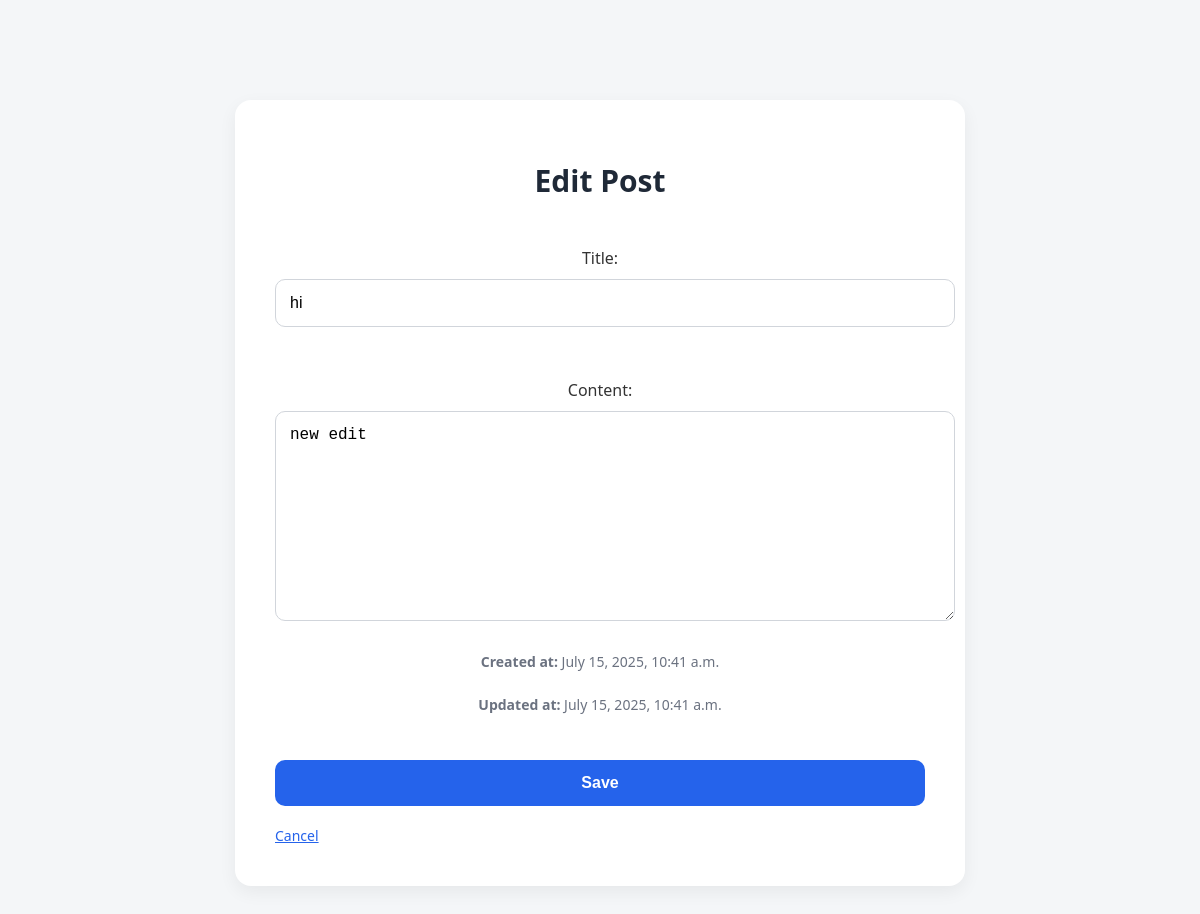
Page /post/edit/10 (signed in) on the committed database.
### blog/models.py (models this page shows, shortened)
class Post(models.Model):
    title = models.CharField(max_length=200)
    content = models.TextField()
    author = models.ForeignKey(User, on_delete=models.CASCADE)
    created = models.DateTimeField(auto_now_add=True)
    updated = models.DateTimeField(auto_now=True)

### blog/views.py (the view, shortened to what this page needs)
# urls.py: path("edit/<int:pk>",views.EditPostView.as_view(), name="edit"),
class EditPostView(LoginRequiredMixin, generic.UpdateView):
    model = Post
    fields = ['title', 'content']
    template_name = 'blog/form.html'
    def dispatch(self, request, *args, **kwargs):
        post = self.get_object()
        if post.author != request.user:
            return HttpResponse("Unauthorized", status=401)
        return super().dispatch(request, *args, **kwargs)

### blog/templates/blog/form.html (shortened to what this page needs)
{% load static %}
<!DOCTYPE html>
<html>
<head>
    <link rel="stylesheet" href="{% static 'blog/index.css' %}">
</head>
<body>
<div class="post-form">
    <h1>{% if form.instance.pk %}Edit{% else %}New{% endif %} Post</h1>
    <form method="post">
        {{ form.as_p }}
        {% if form.instance.pk %}
            {% if form.instance.created == form.instance.updated %}
                <p class="timestamp"><strong>Created at:</strong> {{ form.instance.created }}</p>
            {% else %}
                <p class="timestamp"><strong>Created at:</strong> {{ form.instance.created }}</p>
                <p class="timestamp"><strong>Updated at:</strong> {{ form.instance.updated }}</p>
            {% endif %}
        {% endif %}
        <button type="submit">Save</button>
    </form>
    <a href="{% url 'blog:index' %}" class="cancel-link">Cancel</a>
</div>
</body>
</html>

### blog/static/blog/index.css (style rules this page uses)
body { font-family: 'Segoe UI', Roboto, sans-serif; background-color: #f4f6f8; color: #333; margin: 0; padding: 40px 20px; }
h1 { text-align: center; color: #1a202c; font-size: 36px; margin-bottom: 40px; }
form { text-align: center; margin-top: 30px; }
button { padding: 10px 20px; background-color: #ef4444; color: white; border: none; border-radius: 10px; cursor: pointer; font-weight: bold; transition: background-color 0.2s ease; }
form textarea, form input[type="text"] { width: 100%; padding: 12px; border: 1px solid #ccc; border-radius: 10px; margin-top: 10px; font-size: 15px; }
form button { margin-top: 12px; }
.post-form { max-width: 650px; margin: 60px auto; padding: 40px; background-color: #ffffff; border-radius: 16px; box-shadow: 0 6px 18px rgba(0, 0, 0, 0.06); }
.post-form h1 { text-align: center; font-size: 30px; margin-bottom: 30px; color: #1f2937; }
.post-form form { display: flex; flex-direction: column; gap: 20px; }
.post-form form input, .post-form form textarea, .post-form form select { padding: 14px; border-radius: 10px; border: 1px solid #d1d5db; font-size: 16px; width: 100%; }
.post-form button { background-color: #2563eb; color: white; border: none; padding: 14px; font-size: 16px; border-radius: 10px; cursor: pointer; font-weight: bold; transition: background-color 0.2s ease; }
.timestamp { font-size: 14px; color: #6b7280; margin-top: -10px; }
.cancel-link { display: inline-block; margin-top: 20px; text-align: center; color: #2563eb; text-decoration: underline; font-size: 14px; }

### rows in the picture
Post: title "hi", content "new edit", instance.created "July 15, 2025, 10:41 a.m.", instance.updated "July 15, 2025, 10:41 a.m."
